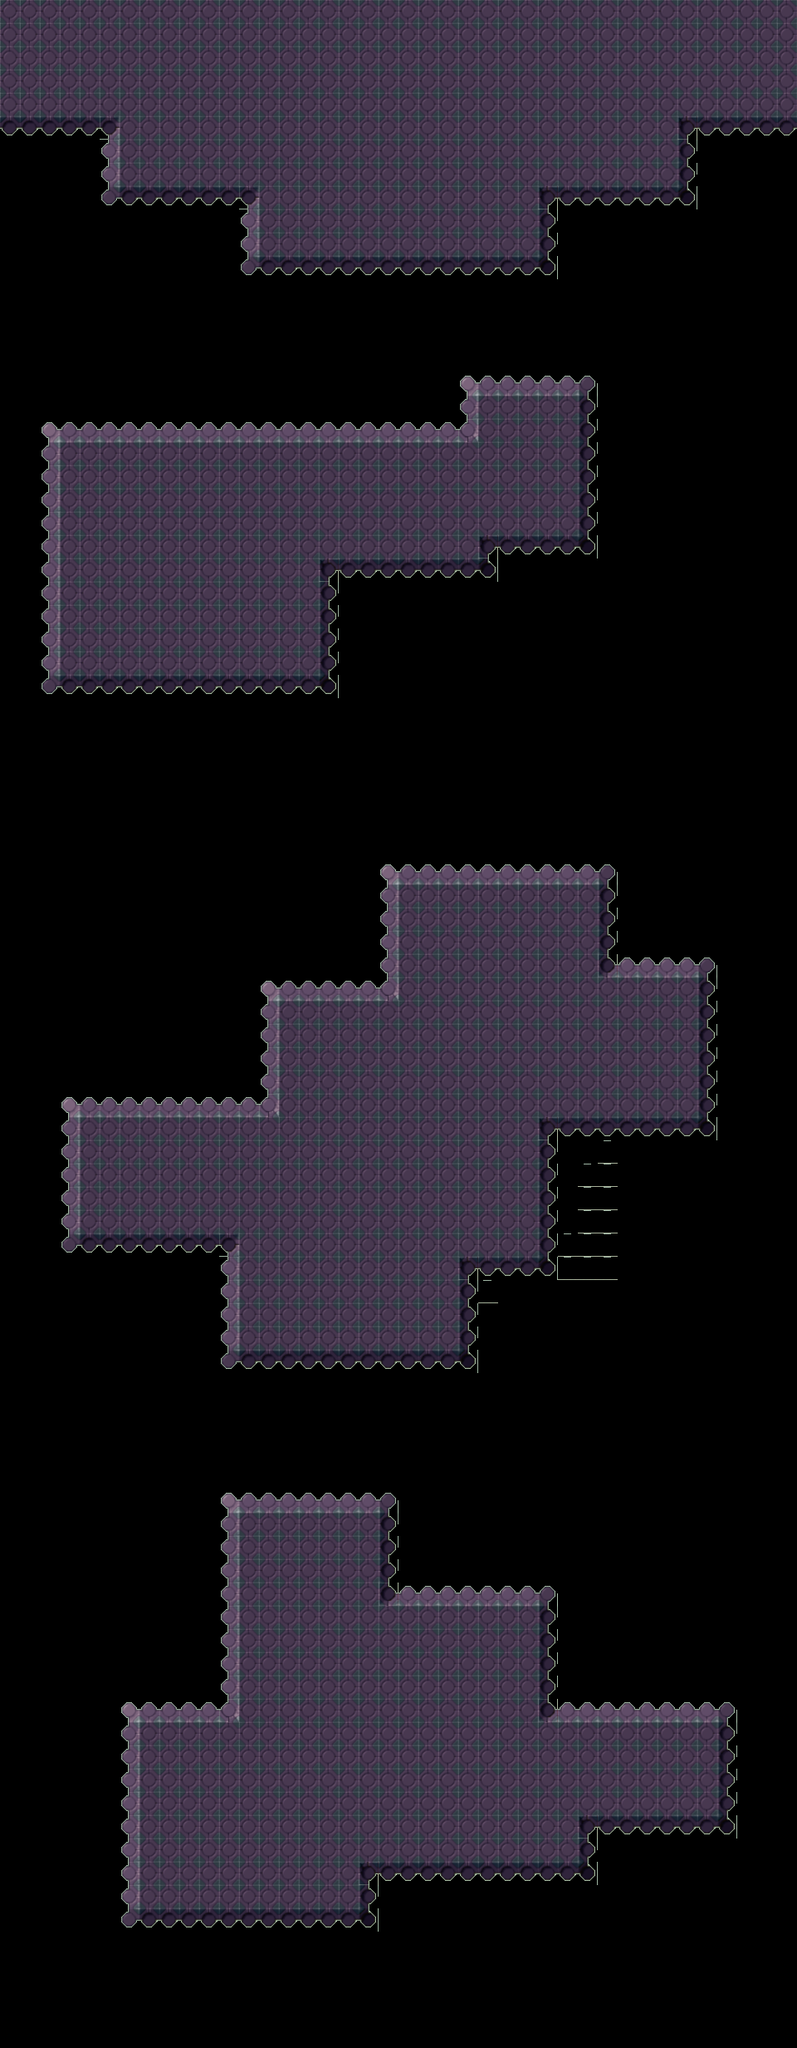

A level layout from a 2D game, rendered from its tile map. Below: a short description, then the map file with tile-grid data replaced by summaries:
An orthogonal 40x88 tile map with 24x28 px tiles, 1 tile layer (Tile Layer 1).

<map version="1.0" orientation="orthogonal" renderorder="left-up" width="40" height="88" tilewidth="24" tileheight="28" nextobjectid="1">
 <tileset firstgid="1" name="shapes)" tilewidth="24" tileheight="28" tilecount="610" columns="10">
  <image source="../shapes).png" width="240" height="1708" />
 </tileset>
 <layer name="Tile Layer 1" width="40" height="88">
  <data>[3520 cells, 1493 non-empty, 15 distinct tile ids]</data>
 </layer>
</map>
